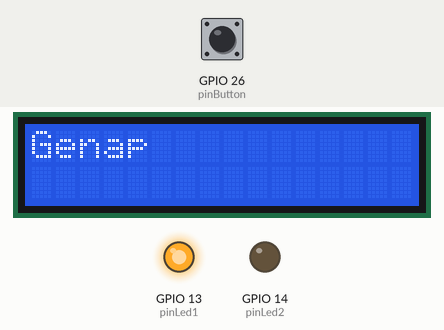
This sketch was run on a simulated ESP32. On the bench: 16×2 character LCD, output pins drawn as LEDs (lit = HIGH). Dashed ring = blinking. Inputs (shaded band) come from the test bench; at power-on: GPIO 26 (pinButton) HIGH.

Above: at 1.2 s.
1.3 s: GPIO 26 (pinButton) pulled LOW for 0.15 s
At 2.1 s:
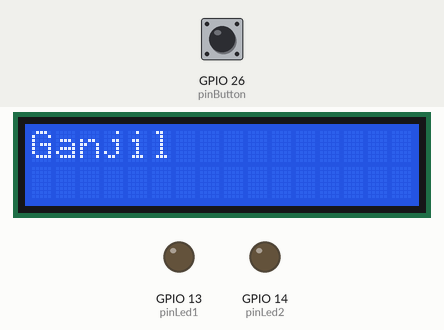
2.9 s: GPIO 26 (pinButton) pulled LOW for 1 s
At 4.9 s:
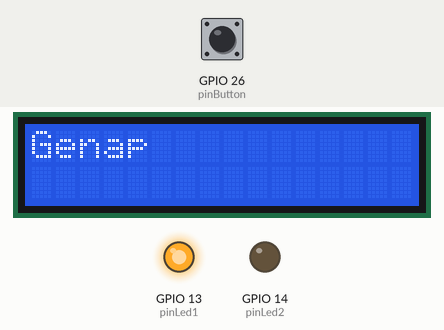
5.4 s: GPIO 26 (pinButton) pulled LOW for 3.2 s
At 9.8 s:
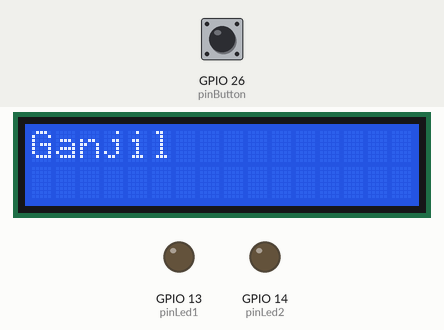
10.1 s: GPIO 26 (pinButton) pulsed LOW 5 times (0.12 s each, 0.3 s apart)
At 10.69 s:
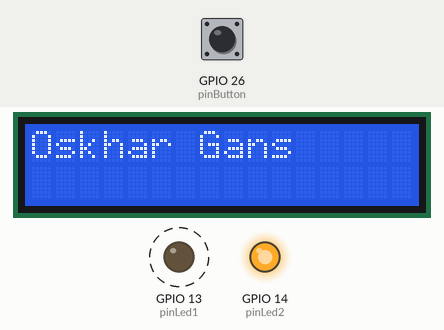
Timing chart, 0 to 13.1 s (numbered marks = the images above; inputs shaded):
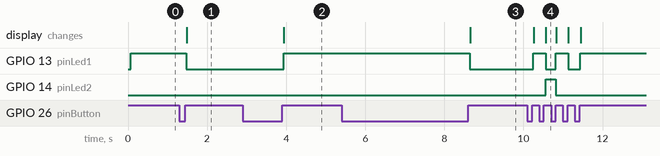

The sketch:

BCRSOAL_1_-_Button_+_2_LED_+_LCD.ino
```cpp
int pinLed1 = 13;
int pinLed2 = 14;
int pinButton = 26;
int pressCount = 0;
int buttonState = 0;
bool isActive = false;

#include <Wire.h>
#include <LiquidCrystal_I2C.h>

LiquidCrystal_I2C lcd(0x27, 16, 2);
void setup() {
  lcd.init();
  lcd.backlight();
  pinMode(pinLed1, OUTPUT);
  pinMode(pinLed2, OUTPUT);
  pinMode(pinButton, INPUT_PULLUP);
}
void loop() {
  buttonState = digitalRead(pinButton);
  if (buttonState == HIGH && isActive == false) {
    isActive = true;
    if (pressCount % 2 == 0){
      lcd.clear();
      digitalWrite(pinLed1, HIGH);
      digitalWrite(pinLed2, LOW);
      lcd.print("Genap");
    } else if (pressCount % 5 == 0){
      lcd.clear();
      digitalWrite(pinLed1, LOW);
      digitalWrite(pinLed2, HIGH);
      lcd.print("Oskhar Gans");
    } else if (pressCount % 2 != 0){
      lcd.clear();
      digitalWrite(pinLed1, LOW);
      digitalWrite(pinLed2, LOW);
      lcd.print("Ganjil");
    }
    pressCount++;
  } else if (buttonState == LOW && isActive == true) {
    isActive = false;
  }
  delay(50);
}
```

Measured:
- after the input at 1.3 s, GPIO 13 (pinLed1): HIGH → LOW after 0.17 s; the display: changes after 0.18 s (image 1)
- after the input at 2.9 s, GPIO 13 (pinLed1): LOW → HIGH after 1.0 s; the display: changes after 1.0 s (image 2)
- after the input at 5.4 s, GPIO 13 (pinLed1): HIGH → LOW after 3.2 s; the display: changes after 3.2 s (image 3)
- after the input at 10.1 s, GPIO 13 (pinLed1): alternates HIGH for 0.31 s and LOW for 0.29 s, 5 changes in all, then stays HIGH, starting after 0.15 s; GPIO 14 (pinLed2): LOW → HIGH after 0.46 s, → LOW 0.26 s later; the display: first changes after 0.16 s (image 4 shows a later state)
